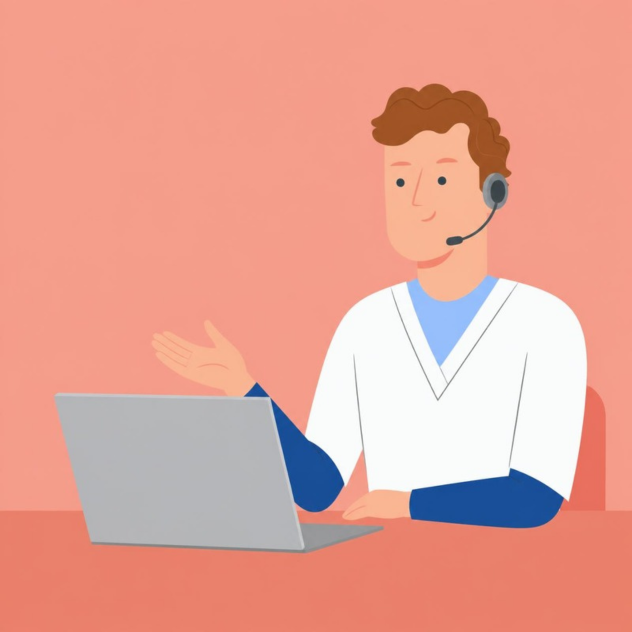
#> input picture dessins/dt2_01_medecin_teleconsultation.png, 1264 x 1264 px (shown at 1/2 size)
$ python -i dessins.py   (imports and definitions only)
#> lines starting #> are read from the running program, lines starting #| are printed output that depends on the picture; after the words box and inside, x2 and y2 are one past the last pixel; in counts of white or black regions, pixels touching at a corner belong together
"""Dessins Canva des reels Medadom : telechargement des exports, puis detourage (fond uni retire).

    python dessins.py telecharger <nom>=<url d'export Canva> [<nom>=<url> ...]
    python dessins.py detourer [<nom> ...]          (sans nom : tous les dessins pas encore detoures)
    python dessins.py planche <prefixe>             (planche de controle des dessins detoures, ex. iu_)

Les dessins se generent dans Canva (outil generate-image, la vignette de reference en image) puis s'exportent
en pleine definition par une page 1264 x 1264 du design de travail DAHYkUMJaDM (add_page + insert_fill, commit,
export PNG) : voir CLAUDE.md. dessins/<nom>.png garde le fond (ecran du telephone) ; dessins/detoures/<nom>.png
est le sujet seul, recadre, pour les scenes."""
import json
import sys
import urllib.request
from pathlib import Path

import numpy as np
from PIL import Image, ImageFilter
from scipy import ndimage

ICI = Path(__file__).resolve().parent
SRC = ICI / "dessins"
DST = SRC / "detoures"
TOL_DUR, TOL_DOUX = 9.0, 19.0     # distance de couleur au fond : en dessous, fond ; au-dela, sujet


def telecharger(paires):
    SRC.mkdir(exist_ok=True)
    for paire in paires:
        nom, url = paire.split("=", 1)
        cible = SRC / f"{nom}.png"
        with urllib.request.urlopen(url, timeout=120) as r:
            cible.write_bytes(r.read())
        print(cible.name, cible.stat().st_size // 1024, "Ko")


def detourer_un(f):
    """Le fond relie aux bords devient transparent, bord adouci ; l'image est recadree sur le sujet."""
    im = Image.open(f).convert("RGB")
#> im is the input picture: PIL image 1264x1264 RGB; mean R, G, B 229.4, 162.6, 149.4
    a = np.asarray(im).astype(float)
    h, w, _ = a.shape
#> h = 1264; w = 1264
    fond = np.median(np.concatenate([a[0, :], a[:, 0], a[:, -1]]), axis=0)
#> fond = [245, 157, 139]
    dist = np.sqrt(((a - fond) ** 2).sum(axis=2))
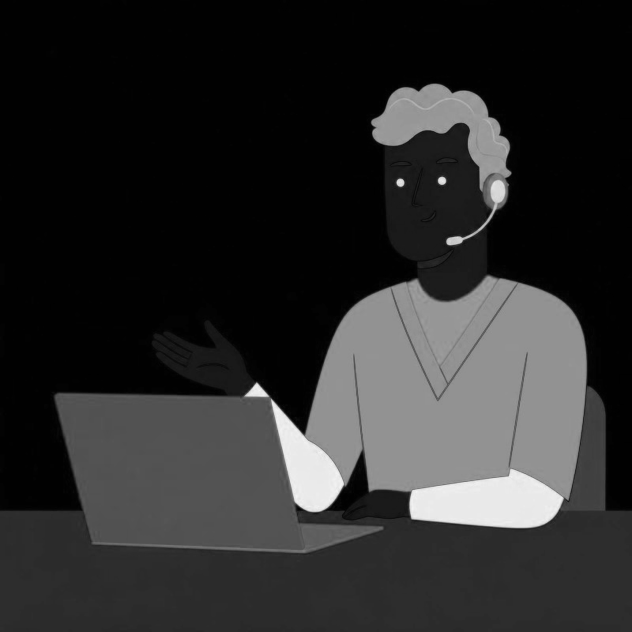
#> dist: shape (1264, 1264) float64 (shown at 1/2 size); min 0, max 249.3, mean 43.6
    lab, _ = ndimage.label(dist < TOL_DOUX)
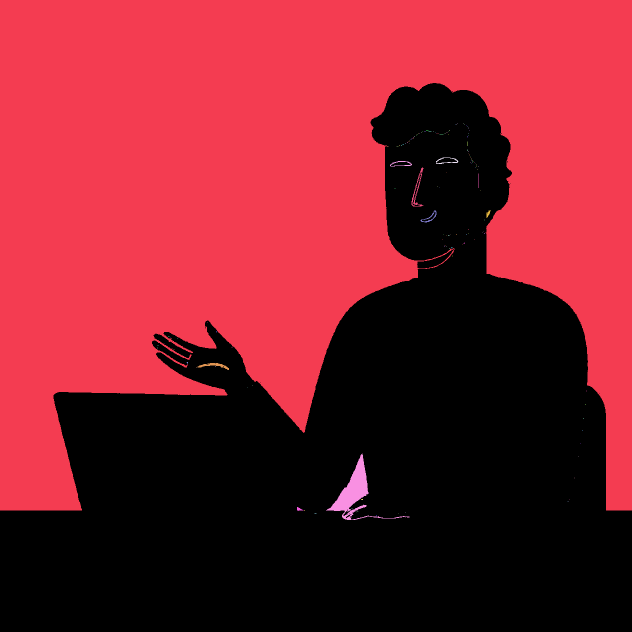
#> lab: shape (1264, 1264) int32 (shown at 1/2 size); 153 distinct labels, from 0 to 152; one colour per label, 0 black
    touche = set(np.unique(np.concatenate([lab[0, :], lab[:, 0], lab[:, -1]]))) - {0}
#> touche = 1 item
    zone = np.isin(lab, list(touche))
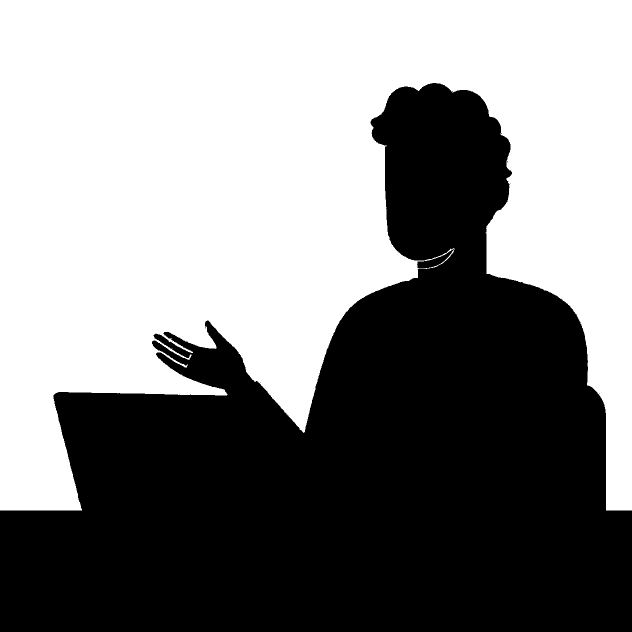
#> zone: shape (1264, 1264) bool (shown at 1/2 size); 52.4% white; 7 black regions (5 under 20 px), largest, box (x1, y1, x2, y2) and area: (0, 166, 1264, 1264) 759104, (834, 498, 908, 537) 915
    alpha = np.where(zone, np.clip((dist - TOL_DUR) / (TOL_DOUX - TOL_DUR), 0, 1), 1.0)
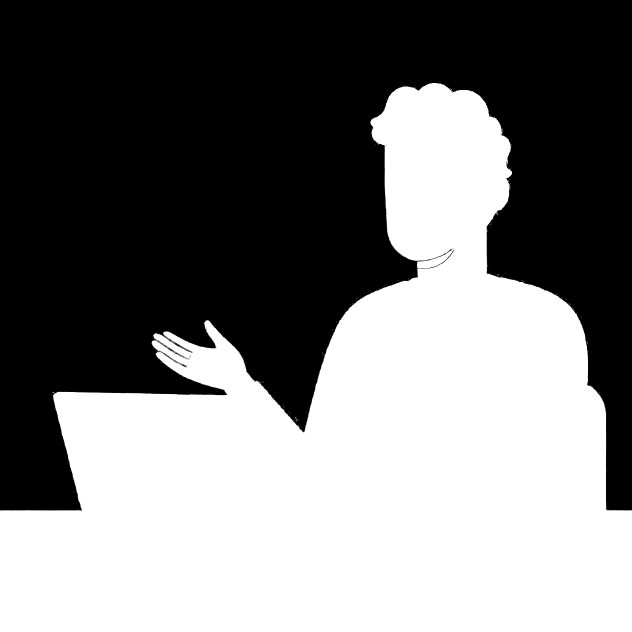
#> alpha: shape (1264, 1264) float64 (shown at 1/2 size); min 0, max 1, mean 0.477
    sujet = alpha > 0.5                       # petites taches isolees du fond (bruit) retirees
#> sujet: shape (1264, 1264) bool; 47.7% white; 22 white regions (21 under 20 px), largest, box (x1, y1, x2, y2) and area: (0, 166, 1264, 1264) 762258
    lab2, n2 = ndimage.label(sujet)
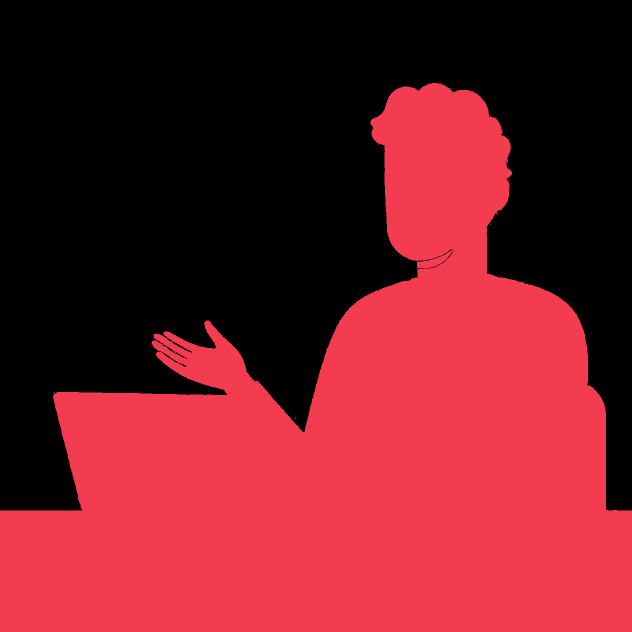
#> lab2: shape (1264, 1264) int32 (shown at 1/2 size); 40 distinct labels, from 0 to 39; one colour per label, 0 black
#> n2 = 39
    if n2:
        tailles = ndimage.sum(sujet, lab2, range(1, n2 + 1))
#> tailles = 39 values, max 762229 at index 0, min 1 at index 3, mean 19545.8
        alpha[np.isin(lab2, [i + 1 for i, t in enumerate(tailles) if t < 400])] = 0
    rgba = im.copy()
    rgba.putalpha(Image.fromarray((alpha * 255).astype(np.uint8)).filter(ImageFilter.GaussianBlur(0.8)))
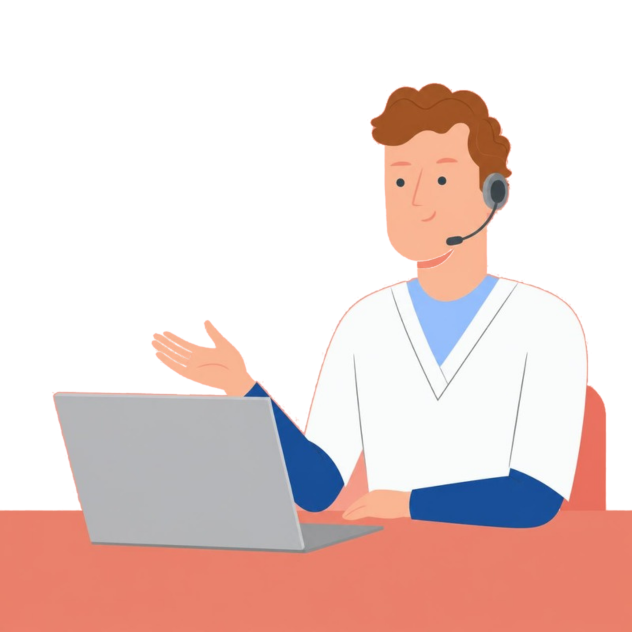
#> rgba: PIL image 1264x1264 RGBA (shown at 1/2 size); mean R, G, B, A 229.4, 162.6, 149.4, 121.7; transparent parts drawn white
    boite = rgba.getbbox()
#> boite = (0, 164, 1264, 1264)
    DST.mkdir(exist_ok=True)
#> (the run stopped early here; a loop or call above may not have finished)

$ run again, on dessins/dt2_05_marche.png
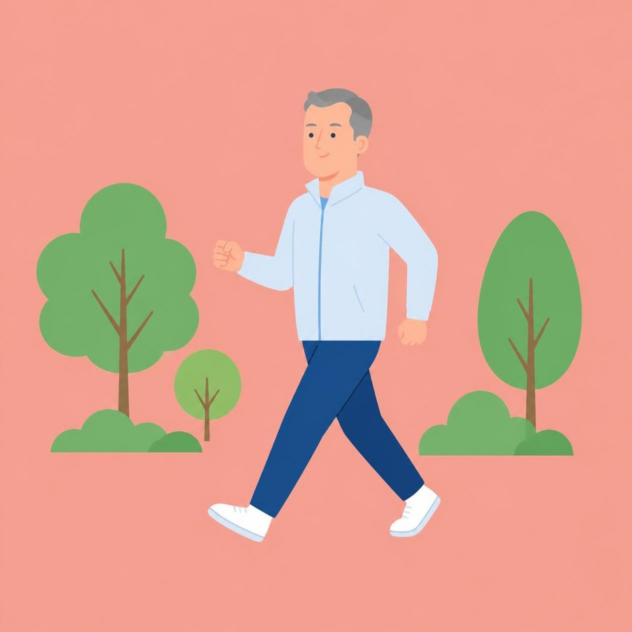
#> input picture dessins/dt2_05_marche.png, 1264 x 1264 px (shown at 1/2 size)
#> in detourer_un, im is the input picture: PIL image 1264x1264 RGB; mean R, G, B 219, 162.2, 145.3
#> fond = [245, 159, 146]
#> lab: shape (1264, 1264) int32; 22 distinct labels, from 0 to 21
#> touche = 1 item
#> zone: shape (1264, 1264) bool; 75.3% white; 19 black regions (11 under 20 px), largest, box (x1, y1, x2, y2) and area: (414, 175, 883, 1086) 177742, (71, 364, 406, 908) 112420, (835, 420, 1167, 914) 87599
#> sujet: shape (1264, 1264) bool; 25% white; 49 white regions (45 under 20 px), largest, box (x1, y1, x2, y2) and area: (414, 175, 884, 1087) 180853, (70, 362, 407, 909) 113428, (834, 419, 1167, 914) 88410, (346, 696, 486, 885) 16864
#> in detourer_un, `lab2, n2 = ndimage.label(sujet)`:
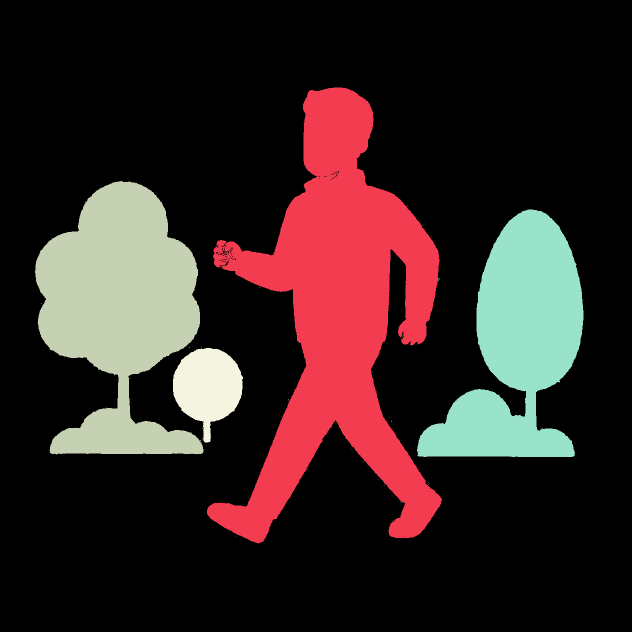
#> lab2: shape (1264, 1264) int32 (shown at 1/2 size); 60 distinct labels, from 0 to 59; one colour per label, 0 black
#> n2 = 59
#> tailles = 59 values, max 180831 at index 0, min 1 at index 1, mean 6773.4
#> in detourer_un, `rgba.putalpha(Image.fromarray((alpha * 255).astype(np.uint8)).filter(I..`:
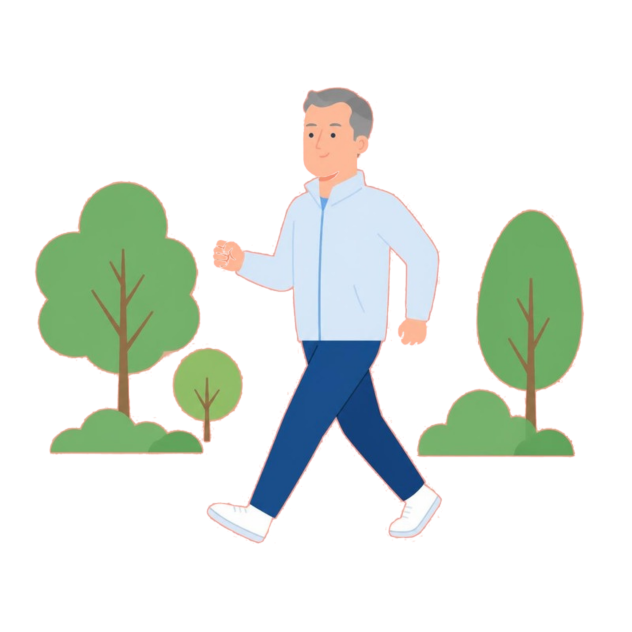
#> rgba: PIL image 1264x1264 RGBA (shown at 1/2 size); mean R, G, B, A 219, 162.2, 145.3, 63.9; transparent parts drawn white
#> boite = (67, 172, 1170, 1089)

$ run again, on dessins/dt2_06_balance.png
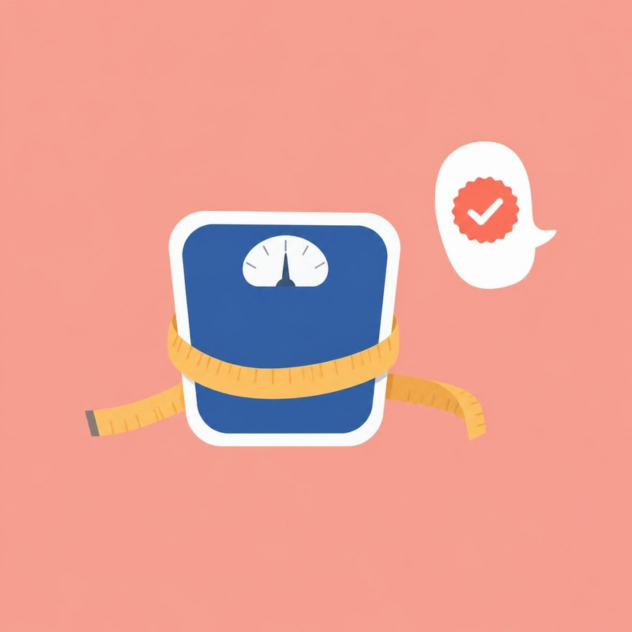
#> input picture dessins/dt2_06_balance.png, 1264 x 1264 px (shown at 1/2 size)
#> in detourer_un, im is the input picture: PIL image 1264x1264 RGB; mean R, G, B 231.4, 159.5, 149.4
#> fond = [246, 159, 144]
#> lab: shape (1264, 1264) int32; 146 distinct labels, from 0 to 145
#> touche = 1 item
#> zone: shape (1264, 1264) bool; 82.7% white; 2 black regions, box (x1, y1, x2, y2) and area: (168, 420, 974, 895) 226165, (869, 281, 1114, 579) 50896
#> sujet: shape (1264, 1264) bool; 17.5% white; 4 white regions (2 under 20 px), largest, box (x1, y1, x2, y2) and area: (167, 420, 975, 895) 227865, (868, 280, 1115, 580) 51359
#> in detourer_un, `lab2, n2 = ndimage.label(sujet)`:
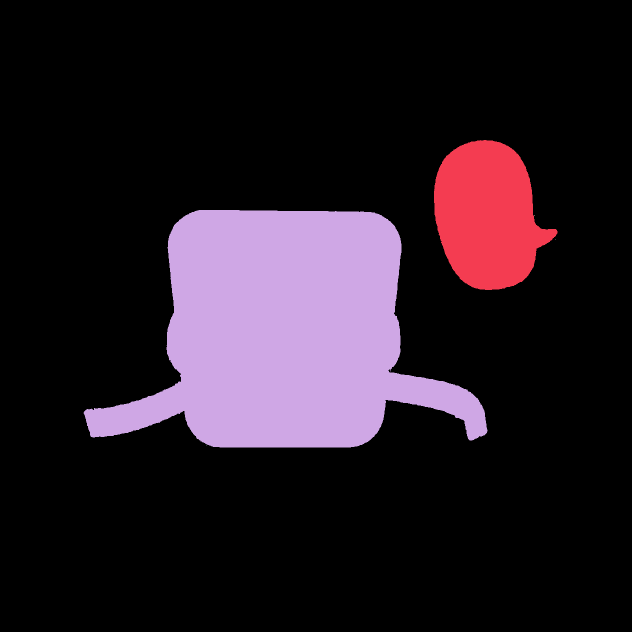
#> lab2: shape (1264, 1264) int32 (shown at 1/2 size); 6 distinct labels, from 0 to 5; one colour per label, 0 black
#> n2 = 5
#> tailles = [51357, 227865, 2, 1, 1]
#> in detourer_un, `rgba.putalpha(Image.fromarray((alpha * 255).astype(np.uint8)).filter(I..`:
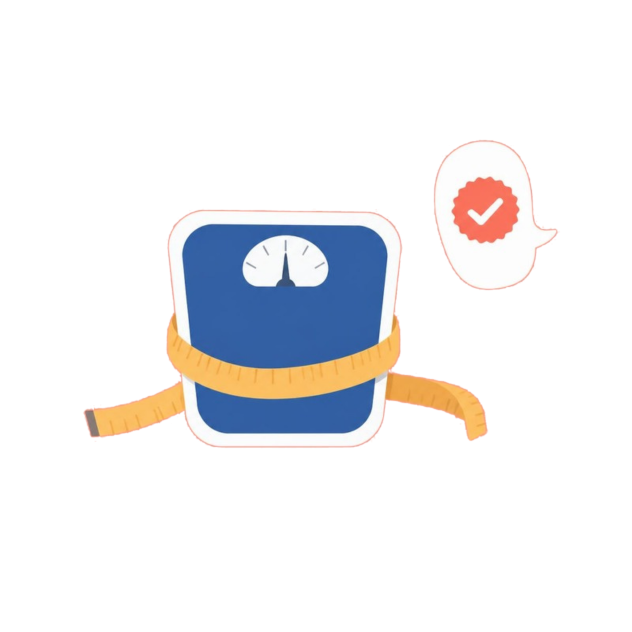
#> rgba: PIL image 1264x1264 RGBA (shown at 1/2 size); mean R, G, B, A 231.4, 159.5, 149.4, 44.6; transparent parts drawn white
#> boite = (163, 278, 1121, 898)

$ run again, on dessins/dt2_07_equipe.png
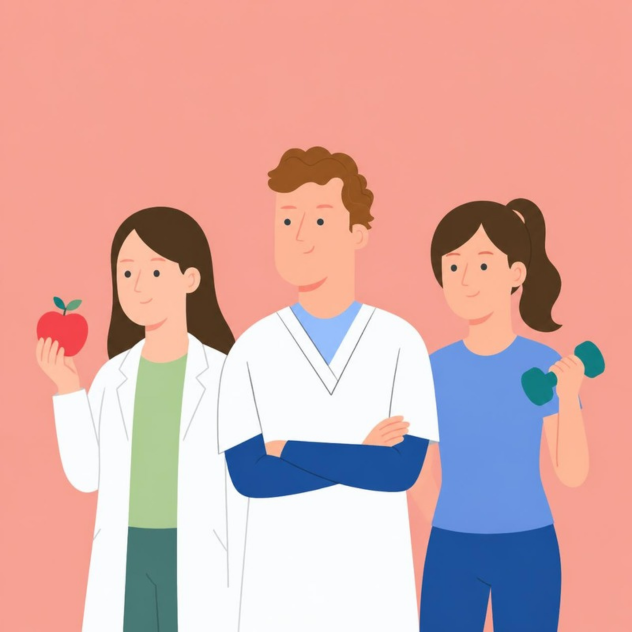
#> input picture dessins/dt2_07_equipe.png, 1264 x 1264 px (shown at 1/2 size)
#> in detourer_un, im is the input picture: PIL image 1264x1264 RGB; mean R, G, B 215.3, 169.6, 166
#> fond = [247, 161, 147]
#> lab: shape (1264, 1264) int32; 308 distinct labels, from 0 to 307
#> touche = 1 item
#> zone: shape (1264, 1264) bool; 52.3% white; 34 black regions (27 under 20 px), largest, box (x1, y1, x2, y2) and area: (72, 292, 1213, 1264) 761404, (597, 554, 654, 584) 632, (938, 626, 985, 650) 409
#> sujet: shape (1264, 1264) bool; 48% white; 49 white regions (48 under 20 px), largest, box (x1, y1, x2, y2) and area: (72, 292, 1213, 1264) 767265
#> in detourer_un, `lab2, n2 = ndimage.label(sujet)`:
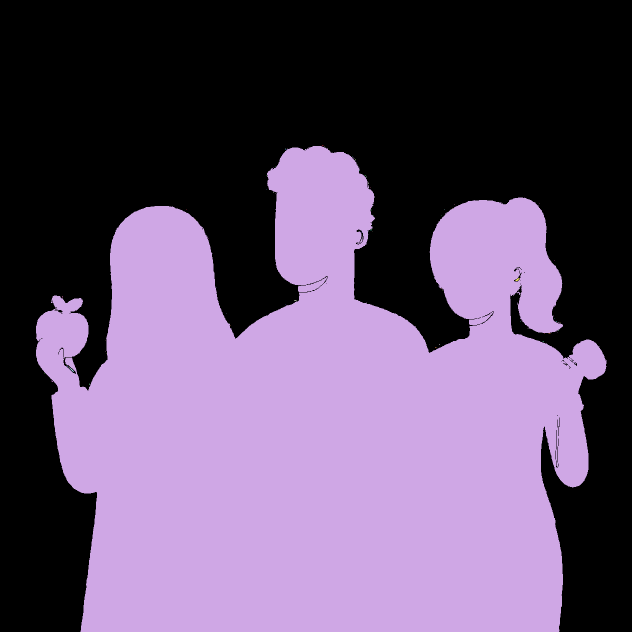
#> lab2: shape (1264, 1264) int32 (shown at 1/2 size); 77 distinct labels, from 0 to 76; one colour per label, 0 black
#> n2 = 76
#> tailles = 76 values, max 767183 at index 1, min 1 at index 2, mean 10096.7
#> in detourer_un, `rgba.putalpha(Image.fromarray((alpha * 255).astype(np.uint8)).filter(I..`:
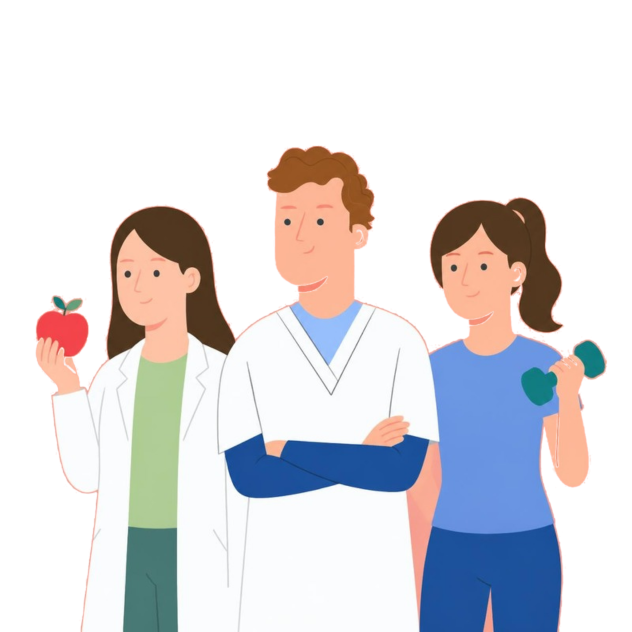
#> rgba: PIL image 1264x1264 RGBA (shown at 1/2 size); mean R, G, B, A 215.3, 169.6, 166, 122.5; transparent parts drawn white
#> boite = (66, 289, 1216, 1264)
